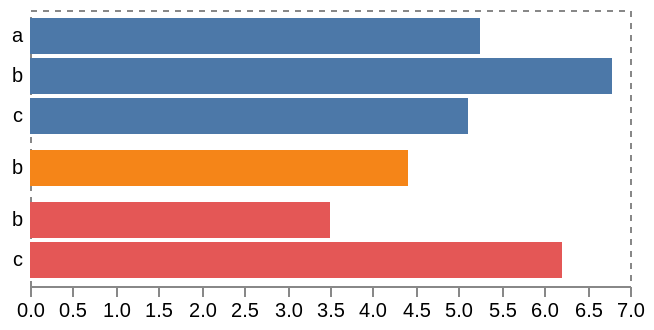

Here is the Vega-Lite specification saved for this chart:
### Vega specification from a JSON file in a GitHub repository (floating-point values rounded to 4 significant figures)
{"$schema": "https://vega.github.io/schema/vega/v6.json", "width": 300, "padding": 5, "autosize": "pad", "encode": {"enter": {"fill": {"value": "transparent"}, "strokeWidth": {"value": 1}, "stroke": {"value": "#888"}}, "update": {"strokeDash": {"value": [3, 3]}}, "hover": {"strokeDash": {"value": []}}}, "signals": [{"name": "rangeStep", "value": 20, "bind": {"input": "range", "min": 5, "max": 50, "step": 1}}, {"name": "innerPadding", "value": 0.1, "bind": {"input": "range", "min": 0, "max": 1}}, {"name": "outerPadding", "value": 0.2, "bind": {"input": "range", "min": 0, "max": 1}}, {"name": "height", "update": "trellisExtent[1]"}], "data": [{"name": "tuples", "values": [{"a": 0, "b": "a", "c": 6.3}, {"a": 0, "b": "a", "c": 4.2}, {"a": 0, "b": "b", "c": 6.8}, {"a": 0, "b": "c", "c": 5.1}, {"a": 1, "b": "b", "c": 4.4}, {"a": 2, "b": "b", "c": 3.5}, {"a": 2, "b": "c", "c": 6.2}], "transform": [{"type": "aggregate", "groupby": ["a", "b"], "fields": ["c"], "ops": ["average"], "as": ["c"]}]}, {"name": "trellis", "source": "tuples", "transform": [{"type": "aggregate", "groupby": ["a"]}, {"type": "formula", "as": "span", "expr": "rangeStep * bandspace(datum.count, innerPadding, outerPadding)"}, {"type": "stack", "field": "span"}, {"type": "extent", "field": "y1", "signal": "trellisExtent"}]}], "scales": [{"name": "xscale", "domain": {"data": "tuples", "field": "c"}, "nice": true, "zero": true, "round": true, "range": "width"}, {"name": "color", "type": "ordinal", "range": "category", "domain": {"data": "trellis", "field": "a"}}], "axes": [{"orient": "bottom", "scale": "xscale", "domain": true}], "marks": [{"type": "group", "from": {"data": "trellis", "facet": {"name": "faceted_tuples", "data": "tuples", "groupby": "a"}}, "encode": {"enter": {"x": {"value": 0}, "width": {"signal": "width"}}, "update": {"y": {"field": "y0"}, "y2": {"field": "y1"}}}, "scales": [{"name": "yscale", "type": "band", "paddingInner": {"signal": "innerPadding"}, "paddingOuter": {"signal": "outerPadding"}, "round": true, "domain": {"data": "faceted_tuples", "field": "b"}, "range": {"step": {"signal": "rangeStep"}}}], "axes": [{"orient": "left", "scale": "yscale", "ticks": false, "domain": false, "labelPadding": 4}], "marks": [{"type": "rect", "from": {"data": "faceted_tuples"}, "encode": {"enter": {"x": {"value": 0}, "x2": {"scale": "xscale", "field": "c"}, "fill": {"scale": "color", "field": "a"}, "strokeWidth": {"value": 2}}, "update": {"y": {"scale": "yscale", "field": "b"}, "height": {"scale": "yscale", "band": 1}, "stroke": {"value": null}, "zindex": {"value": 0}}, "hover": {"stroke": {"value": "firebrick"}, "zindex": {"value": 1}}}}]}]}
